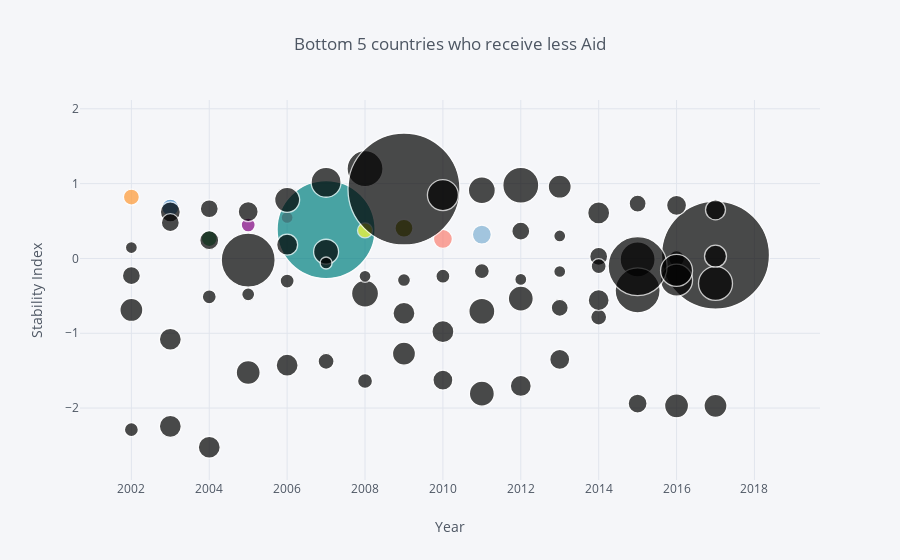

Notebook code for this chart:
### Code cell
select_low_country_df.iplot(kind='bubble', x='Year', mode='markers', y='Total Stability', size='Total Aid', text='Country',
             title='Bottom 5 countries who receive less Aid', xTitle='Year', yTitle='Stability Index',
             filename='Aid_vs_Stability_bubbleplot')

### Figure 1 — Plotly figure (JSON) as saved in the notebook; plotly's stock layout.template omitted (floating-point values rounded to 4 significant figures)
{"data": [{"marker": {"color": ["rgb(255, 153, 51)", "rgb(55, 128, 191)", "rgb(50, 171, 96)", "rgb(128, 0, 128)", "rgb(219, 64, 82)", "rgb(0, 128, 128)", "rgb(255, 255, 51)", "rgb(128, 128, 0)", "rgb(251, 128, 114)", "rgb(128, 177, 211)"], "line": {"width": 1.3}, "size": [16, 17, 16, 14, 12, 98, 15, 18, 19, 19, 18, 12, 18, 35, 16, 108, 14, 22, 22, 24, 22, 16, 15, 23, 20, 25, 21, 20, 16, 19, 24, 23, 18, 20, 19, 54, 21, 25, 27, 22, 22, 26, 25, 17, 21, 45, 32, 34, 12, 18, 18, 20, 25, 30, 36, 112, 31, 27, 36, 23, 22, 17, 20, 20, 23, 22, 14, 13, 14, 12, 12, 13, 14, 15, 12, 12, 15, 59, 32, 22], "symbol": "circle"}, "mode": "markers", "text": ["Benin", "Benin", "Benin", "Benin", "Benin", "Benin", "Benin", "Benin", "Benin", "Benin", "Benin", "Benin", "Benin", "Benin", "Benin", "Benin", "Burundi", "Burundi", "Burundi", "Burundi", "Burundi", "Burundi", "Burundi", "Burundi", "Burundi", "Burundi", "Burundi", "Burundi", "Burundi", "Burundi", "Burundi", "Burundi", "Madagascar", "Madagascar", "Madagascar", "Madagascar", "Madagascar", "Madagascar", "Madagascar", "Madagascar", "Madagascar", "Madagascar", "Madagascar", "Madagascar", "Madagascar", "Madagascar", "Madagascar", "Madagascar", "Namibia", "Namibia", "Namibia", "Namibia", "Namibia", "Namibia", "Namibia", "Namibia", "Namibia", "Namibia", "Namibia", "Namibia", "Namibia", "Namibia", "Namibia", "Namibia", "Sierra Leone", "Sierra Leone", "Sierra Leone", "Sierra Leone", "Sierra Leone", "Sierra Leone", "Sierra Leone", "Sierra Leone", "Sierra Leone", "Sierra Leone", "Sierra Leone", "Sierra Leone", "Sierra Leone", "Sierra Leone", "Sierra Leone", "Sierra Leone"], "type": "scatter", "uid": "52c78e95-9a5f-488e-a7d6-373a1213609a", "x": [2002, 2003, 2004, 2005, 2006, 2007, 2008, 2009, 2010, 2011, 2012, 2013, 2014, 2015, 2016, 2017, 2002, 2003, 2004, 2005, 2006, 2007, 2008, 2009, 2010, 2011, 2012, 2013, 2014, 2015, 2016, 2017, 2002, 2003, 2004, 2005, 2006, 2007, 2008, 2009, 2010, 2011, 2012, 2013, 2014, 2015, 2016, 2017, 2002, 2003, 2004, 2005, 2006, 2007, 2008, 2009, 2010, 2011, 2012, 2013, 2014, 2015, 2016, 2017, 2002, 2003, 2004, 2005, 2006, 2007, 2008, 2009, 2010, 2011, 2012, 2013, 2014, 2015, 2016, 2017], "y": [0.8203, 0.6791, 0.2651, 0.4468, 0.547, 0.3861, 0.3746, 0.4033, 0.2613, 0.3184, 0.3644, 0.3012, 0.02714, -0.01351, -0.002027, 0.04533, -2.288, -2.245, -2.524, -1.525, -1.427, -1.375, -1.638, -1.273, -1.626, -1.807, -1.705, -1.35, -0.7844, -1.94, -1.971, -1.97, -0.23, 0.6217, 0.2443, -0.02151, 0.1835, 0.08966, -0.4701, -0.7329, -0.9783, -0.7056, -0.5361, -0.66, -0.5572, -0.4274, -0.2901, -0.3341, 0.1453, 0.4777, 0.6645, 0.6253, 0.783, 1.018, 1.2, 0.9282, 0.8469, 0.9117, 0.9781, 0.9588, 0.6087, 0.7331, 0.7101, 0.6501, -0.6886, -1.08, -0.5133, -0.4793, -0.3022, -0.06083, -0.2381, -0.2885, -0.2366, -0.1684, -0.2799, -0.1747, -0.104, -0.1025, -0.1599, 0.02983]}], "layout": {"legend": {"bgcolor": "#F5F6F9", "font": {"color": "#4D5663"}}, "paper_bgcolor": "#F5F6F9", "plot_bgcolor": "#F5F6F9", "title": {"font": {"color": "#4D5663"}, "text": "Bottom 5 countries who receive less Aid"}, "xaxis": {"gridcolor": "#E1E5ED", "showgrid": true, "tickfont": {"color": "#4D5663"}, "title": {"font": {"color": "#4D5663"}, "text": "Year"}, "zerolinecolor": "#E1E5ED"}, "yaxis": {"gridcolor": "#E1E5ED", "showgrid": true, "tickfont": {"color": "#4D5663"}, "title": {"font": {"color": "#4D5663"}, "text": "Stability Index"}, "zerolinecolor": "#E1E5ED"}}}
